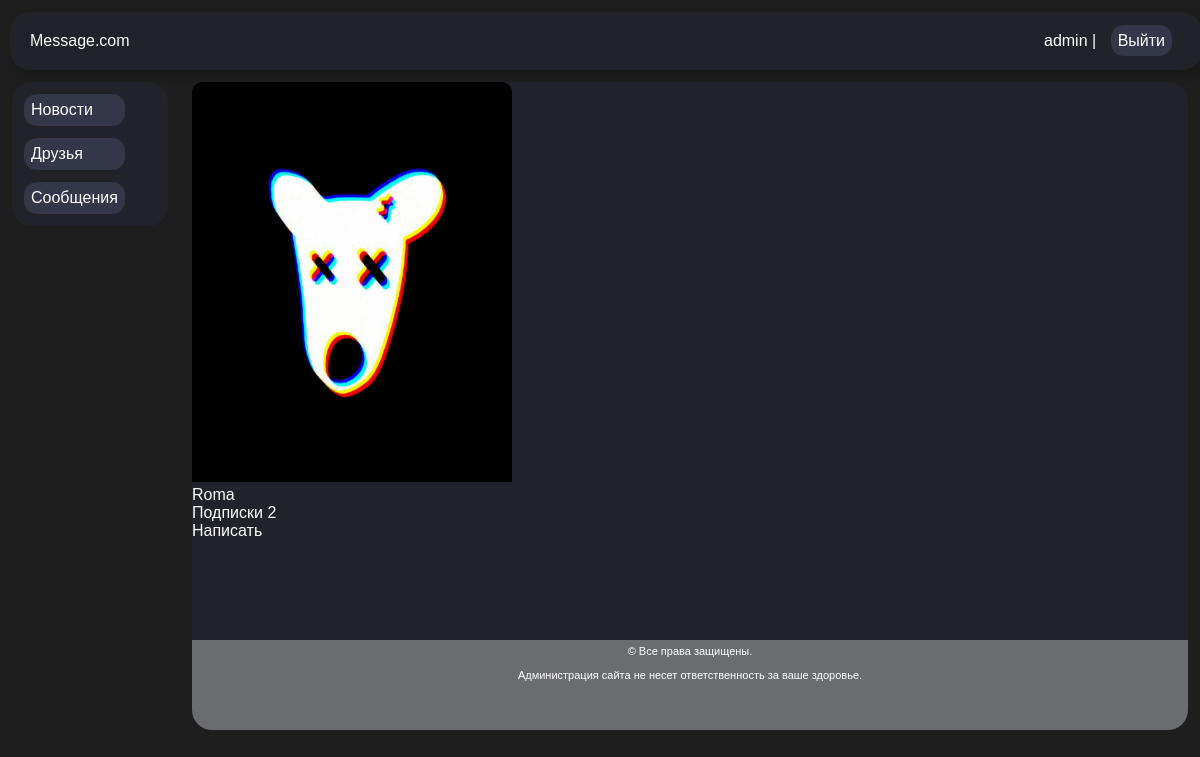
/profile/roma/ (signed in), run on an earlier commit of the app's database.
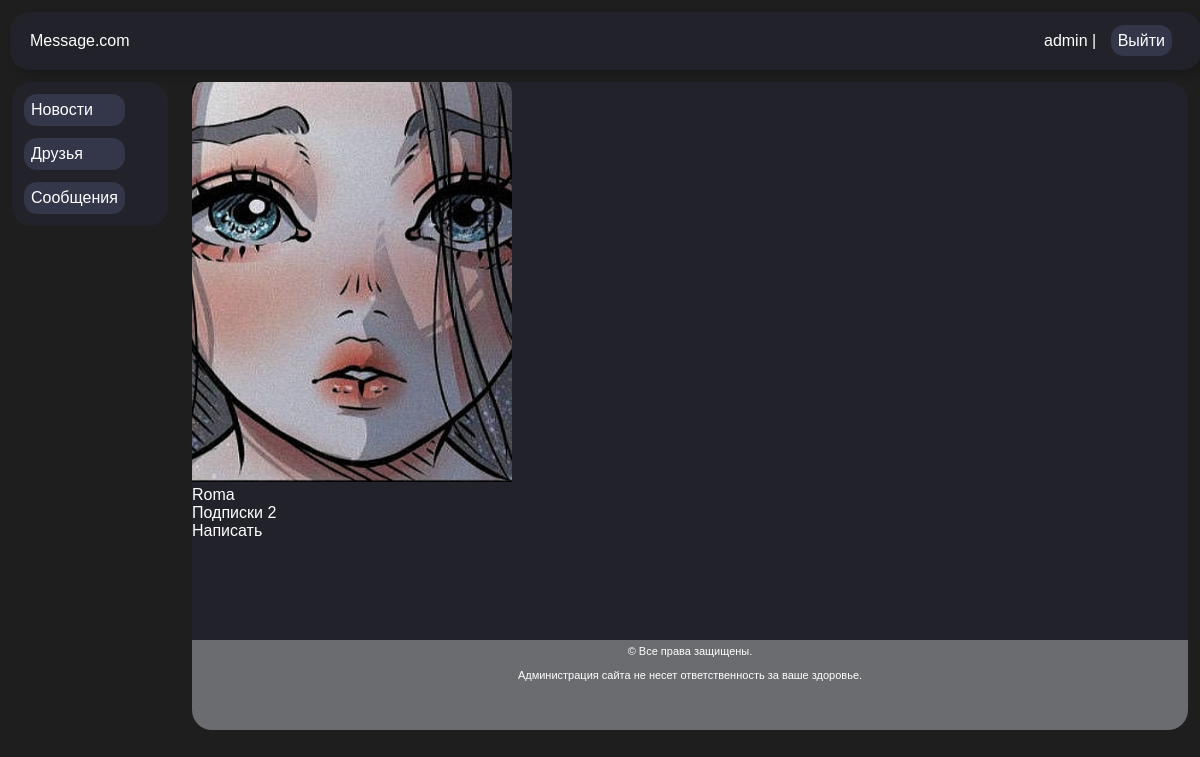
And on a later commit of the database.
### ProfileApp/models.py (models this page shows, shortened)
class ProfileUser(AbstractUser):
    photo = models.ImageField(upload_to='photo_user/%Y/%m/%d/', blank=True, null=True, verbose_name='Фото пользователя')
    slug = AutoSlugField(max_length=100, unique=True, populate_from=('username',), verbose_name="URL")
    status = models.BooleanField(default=True, verbose_name='Статус') # Online/Ofline
    birthday = models.DateTimeField(blank=True, null=True, verbose_name='День рождения')
    friends = models.ManyToManyField('ProfileUser', blank=True, related_name='friends+', verbose_name='Друзья')
    groups = models.ManyToManyField(
        'auth.Group',
        related_name='%(app_label)s_%(class)s_groups+',
        blank=True,
        verbose_name='Группы',
        help_text='Группы, к которым принадлежит этот пользователь.',
    )
    user_permissions = models.ManyToManyField(
        'auth.Permission',
        related_name='%(app_label)s_%(class)s_user_permissions+',
        blank=True,
        verbose_name='Права',
        help_text='Специальные права для данного пользователя.',
    )
    class Meta:
        verbose_name = 'Профиль'
        verbose_name_plural = 'Профиль'
        ordering = ['id',]

### ProfileApp/views.py (the view)
# urls.py: path('profile/<slug:prof_slug>/', ProfileView.as_view(), name='profile'),
class ProfileView(DataMixin, DetailView):
    model = get_user_model()
    template_name = 'ProfileApp/profile.html'
    context_object_name = 'prof'
    slug_url_kwarg = 'prof_slug'
    def get_context_data(self, *, object_list=None, **kwargs):
        context = super().get_context_data(**kwargs)
        c_def = self.get_user_context(title='Профиль')
        return dict(list(context.items()) + list(c_def.items()))

### ProfileApp/templatetags/prof_tags.py (called while the page is built)
@register.simple_tag(name='exclude_signed')
def exclude_signed(log_username, subscribe_user):
    log_user = get_user_model().objects.get(username=log_username)
    if log_user.friends.filter(username=subscribe_user).exists():
        return False
    else:
        return True

### ProfileApp/utils.py (called while the page is built)
    def get_user_context(self, **kwargs):
        context = kwargs
        context['menu'] = menu
        if 'cat_selected' not in context:
            context['cat_selected'] = 0
        return context

### ProfileApp/templates/ProfileApp/profile.html (shortened to what this page needs)
{% extends 'base.html' %}
{% load static %}
{% load prof_tags %}
{% block content %}
<div>
    {% if prof.photo %}
        <li class="image_resize"><img src="{{ prof.photo.url }}" style="width: 320px; height: 400px; border-radius: 10px 10px 0 0;"></li>
    {% else %}
        <li class="image_resize"><img src="{% static 'no_avatar.jpg' %}" style="width: 320px; height: 400px; border-radius: 10px 10px 0 0;"></li>
    {% endif %}
    <span>{{ prof.username }}</span>
    <br>
    <ul>
        <li><a href="{% url 'profile_user:friends' %}">Подписки {{ prof.friends.count }}</a></li>
        <a href="{% url 'chat_app:create_dialog' user_id=prof.id %}">Написать</a>
        {% exclude_signed request.user.username prof.username as exclude_signed %}
    </ul>
</div>
{% endblock %}

What changed in the data, as far as the page shows it:
changed ProfileUser "Roma": photo: picture added
